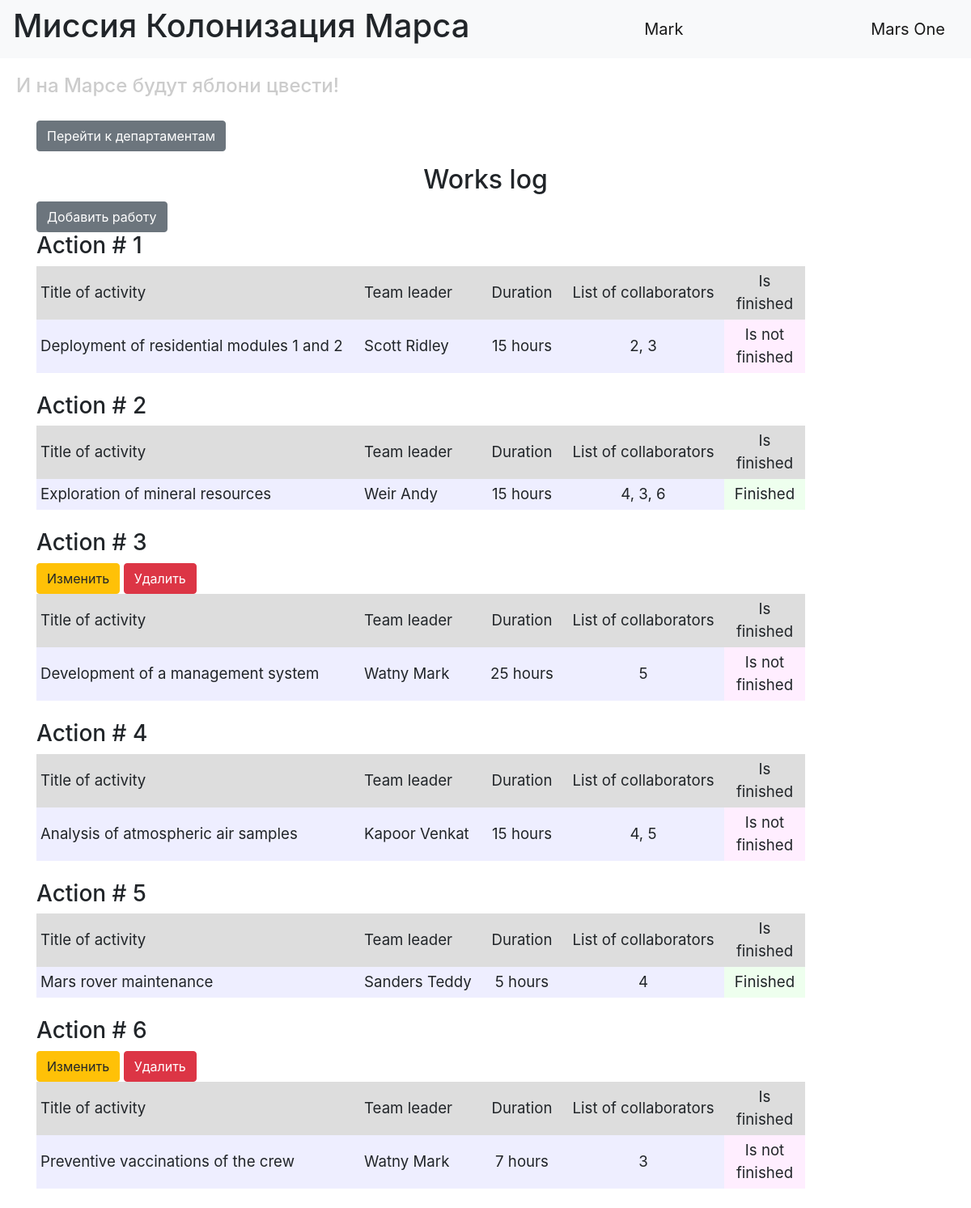
Screenshot of / (signed in) with the database file from the repository.
### backend/data/users.py (models this page shows, shortened)
class User(SqlAlchemyBase, UserMixin):
    __tablename__ = "users"
    id = sqlalchemy.Column(sqlalchemy.Integer, primary_key=True, autoincrement=True)
    surname = sqlalchemy.Column(sqlalchemy.String, nullable=True)
    name = sqlalchemy.Column(sqlalchemy.String, nullable=True)
    age = sqlalchemy.Column(sqlalchemy.Integer, nullable=True)
    position = sqlalchemy.Column(sqlalchemy.String, nullable=True)
    speciality = sqlalchemy.Column(sqlalchemy.String, nullable=True)
    address = sqlalchemy.Column(sqlalchemy.String, nullable=True)
    email = sqlalchemy.Column(sqlalchemy.String, index=True, unique=True, nullable=True)
    hashed_password = sqlalchemy.Column(sqlalchemy.String, nullable=True)
    modified_date = sqlalchemy.Column(
        sqlalchemy.DateTime, default=datetime.datetime.now
    )
    jobs = relationship("Jobs", back_populates="user")
    departaments = relationship("Departament", back_populates="user")

### backend/data/jobs.py (models this page shows)
class Jobs(SqlAlchemyBase):
    __tablename__ = "jobs"
    id = sqlalchemy.Column(sqlalchemy.Integer, primary_key=True, autoincrement=True)
    job = sqlalchemy.Column(sqlalchemy.String, nullable=True)
    work_size = sqlalchemy.Column(sqlalchemy.Integer, nullable=True, default=0)
    collaborators = sqlalchemy.Column(sqlalchemy.String, nullable=True)
    start_date = sqlalchemy.Column(sqlalchemy.DateTime, default=datetime.datetime.now)
    end_date = sqlalchemy.Column(sqlalchemy.DateTime, default=datetime.datetime.now)
    is_finished = sqlalchemy.Column(sqlalchemy.Boolean, default=True)
    team_leader = sqlalchemy.Column(
        sqlalchemy.Integer, sqlalchemy.ForeignKey("users.id")
    )
    user = orm.relationship("User")

### main.py (the view)
@app.route("/")
def index():
    session = db_session.create_session()
    jobs = session.query(Jobs).all()
    users = session.query(User).all()
    names = {name.id: (name.surname, name.name) for name in users}
    return render_template("index.html", jobs=jobs, names=names, title="Список работ")

### backend/data/db_session.py (called while the page is built)
def create_session() -> Session:
    global __factory
    return __factory()

### main.py (called while the page is built)
@login_manager.user_loader
def load_user(user_id):
    db_sess = db_session.create_session()
    return db_sess.get(User, user_id)

### templates/index.html (shortened to what this page needs)
{% extends "base.html" %}
{% block content %}
<p>
    <a href="/departaments" class="btn btn-secondary">
        Перейти к департаментам
    </a>
</p>
<h2 align="center">Works log</h2>
{% if current_user.is_authenticated %}
    <a href="jobs" class="btn btn-secondary">Добавить работу</a>
{% endif %}
{% for job in jobs %}
<h3>Action # {{ job.id }}</h3>
<div class="table_container">
    <table class="my_table">
        <tr class="my_row">
            <td class="title" width="400px" bgcolor="#dddddd">Title of activity</td>
            <td class="title" width="150px" bgcolor="#dddddd">Team leader</td>
            <td class="title" width="100px" bgcolor="#dddddd" align="center">Duration</td>
            <td class="title" width="200px" bgcolor="#dddddd" align="center">List of collaborators</td>
            <td class="title" width="100px" bgcolor="#dddddd" align="center">Is finished</td>
        </tr>
        <tr class="my_row">
            <td class="ordinary" bgcolor="#eeeeff">{{ job.job.capitalize() }}</td>
            <td class="ordinary" bgcolor="#eeeeff">{{ names[job.team_leader][0] }} {{ names[job.team_leader][1] }}</td>
            <td class="ordinary" bgcolor="#eeeeff" align="center">{{ job.work_size }} hours</td>
            <td class="ordinary" bgcolor="#eeeeff" align="center">{{ job.collaborators }}</td>
            {% if job.is_finished %}
            <td class="ordinary" bgcolor="#eeffee" align="center">Finished</td>
            {% else %}
            <td class="ordinary" bgcolor="#ffeeff" align="center">Is not finished</td>
            {% endif %}
        </tr>
        <tr>
            {% if current_user.is_authenticated and current_user == job.user %}
                <div>
                    <a href="/jobs/{{ job.id }}" class="btn btn-warning">
                        Изменить
                    </a>
                    <a href="/jobs_delete/{{ job.id }}" class="btn btn-danger">
                        Удалить
                    </a>
                </div>
            {% endif %}
        </tr>
    </table>
</div>
<br>
{% endfor %}
{% endblock %}

### templates/base.html (shortened to what this page needs)
<!DOCTYPE html>
<html lang="en">
<head>
    <link rel="stylesheet" href="https://stackpath.bootstrapcdn.com/bootstrap/4.4.1/css/bootstrap.min.css">
    <link rel="stylesheet" type="text/css" href="../static/css/style.css" />
</head>
  <body>
    <header>
      <nav class="navbar navbar-light bg-light">
          <h1>Миссия Колонизация Марса</h1>
          {% if current_user.is_authenticated %}
              <a class="navbar-brand" href="/logout">{{ current_user.name }}</a>
          {% else %}
              <p>
                  <a class="btn btn-primary " href="/register">Зарегистрироваться</a>
                  <a class="btn btn-success" href="/login">Войти</a>
              </p>
          {% endif %}
        <a class="navbar-brand" href="#">Mars One</a>
      </nav>
        <h4>И на Марсе будут яблони цвести!</h4>
    </header>
    <main role="main" class="container">
        {% block content %}{% endblock %}
    </main>
  </body>
</html>

### static/css/style.css (style rules this page uses)
td.title { background-color: "#dddddd"; text-align: "center"; font-size: 14pt; padding: 5px; }
td.ordinary { background-color: "#eeeeff"; text-align: "center"; font-size: 14pt; padding: 5px; }
h4 { color: #cccccc; padding: 20px; }
p { font-size: 14pt; }

### rows the page displays
User: name "Mark"
Jobs: id "1", job "Deployment of residential modules 1 and 2", team_leader.surname "Scott", team_leader.name "Ridley", work_size "15", collaborators "2, 3", is_finished "Is not finished"
Jobs: id "2", job "Exploration of mineral resources", team_leader.surname "Weir", team_leader.name "Andy", work_size "15", collaborators "4, 3, 6", is_finished "Finished"
Jobs: id "3", job "Development of a management system", team_leader.surname "Watny", team_leader.name "Mark", work_size "25", collaborators "5", is_finished "Is not finished"
Jobs: id "4", job "Analysis of atmospheric air samples", team_leader.surname "Kapoor", team_leader.name "Venkat", work_size "15", collaborators "4, 5", is_finished "Is not finished"
Jobs: id "5", job "Mars rover maintenance", team_leader.surname "Sanders", team_leader.name "Teddy", work_size "5", collaborators "4", is_finished "Finished"
Jobs: id "6", job "Preventive vaccinations of the crew", team_leader.surname "Watny", team_leader.name "Mark", work_size "7", collaborators "3", is_finished "Is not finished"
